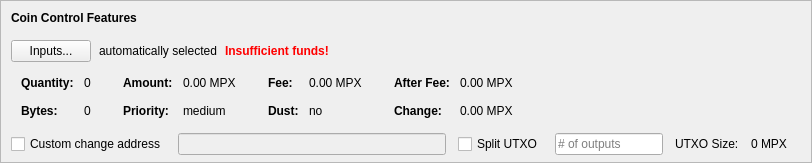
    <widget class="QFrame" name="frameCoinControl">
     <property name="sizePolicy">
      <sizepolicy hsizetype="Expanding" vsizetype="Expanding">
       <horstretch>0</horstretch>
       <verstretch>0</verstretch>
      </sizepolicy>
     </property>
     <property name="maximumSize">
      <size>
       <width>16777215</width>
       <height>16777215</height>
      </size>
     </property>
     <property name="frameShape">
      <enum>QFrame::StyledPanel</enum>
     </property>
     <property name="frameShadow">
      <enum>QFrame::Sunken</enum>
     </property>
     <layout class="QVBoxLayout" name="verticalLayoutCoinControl2">
      <property name="spacing">
       <number>0</number>
      </property>
      <property name="leftMargin">
       <number>0</number>
      </property>
      <property name="topMargin">
       <number>0</number>
      </property>
      <property name="rightMargin">
       <number>0</number>
      </property>
      <property name="bottomMargin">
       <number>6</number>
      </property>
      <item>
       <layout class="QVBoxLayout" name="verticalLayoutCoinControl" stretch="0,0,0,0,1">
        <property name="spacing">
         <number>0</number>
        </property>
        <property name="leftMargin">
         <number>10</number>
        </property>
        <property name="topMargin">
         <number>10</number>
        </property>
        <item>
         <layout class="QHBoxLayout" name="horizontalLayoutCoinControl1">
          <property name="bottomMargin">
           <number>15</number>
          </property>
          <item>
           <widget class="QLabel" name="labelCoinControlFeatures">
            <property name="sizePolicy">
             <sizepolicy hsizetype="Preferred" vsizetype="Maximum">
              <horstretch>0</horstretch>
              <verstretch>0</verstretch>
             </sizepolicy>
            </property>
            <property name="font">
             <font>
              <weight>75</weight>
              <bold>true</bold>
             </font>
            </property>
            <property name="styleSheet">
             <string notr="true">font-weight:bold;</string>
            </property>
            <property name="text">
             <string>Coin Control Features</string>
            </property>
           </widget>
          </item>
         </layout>
        </item>
        <item>
         <layout class="QHBoxLayout" name="horizontalLayoutCoinControl2" stretch="0,0,0,0">
          <property name="spacing">
           <number>8</number>
          </property>
          <property name="bottomMargin">
           <number>10</number>
          </property>
          <item>
           <widget class="QPushButton" name="pushButtonCoinControl">
            <property name="styleSheet">
             <string notr="true"/>
            </property>
            <property name="text">
             <string>Inputs...</string>
            </property>
            <property name="autoDefault">
             <bool>false</bool>
            </property>
           </widget>
          </item>
          <item>
           <widget class="QLabel" name="labelCoinControlAutomaticallySelected">
            <property name="text">
             <string>automatically selected</string>
            </property>
            <property name="margin">
             <number>5</number>
            </property>
           </widget>
          </item>
          <item>
           <widget class="QLabel" name="labelCoinControlInsuffFunds">
            <property name="font">
             <font>
              <weight>75</weight>
              <bold>true</bold>
             </font>
            </property>
            <property name="styleSheet">
             <string notr="true">color:red;font-weight:bold;</string>
            </property>
            <property name="text">
             <string>Insufficient funds!</string>
            </property>
            <property name="margin">
             <number>5</number>
            </property>
           </widget>
          </item>
          <item>
           <spacer name="horizontalSpacerCoinControl">
            <property name="orientation">
             <enum>Qt::Horizontal</enum>
            </property>
            <property name="sizeHint" stdset="0">
             <size>
              <width>40</width>
              <height>1</height>
             </size>
            </property>
           </spacer>
          </item>
         </layout>
        </item>
        <item>
         <widget class="QWidget" name="widgetCoinControl" native="true">
          <property name="sizePolicy">
           <sizepolicy hsizetype="Preferred" vsizetype="Preferred">
            <horstretch>0</horstretch>
            <verstretch>0</verstretch>
           </sizepolicy>
          </property>
          <property name="minimumSize">
           <size>
            <width>0</width>
            <height>0</height>
           </size>
          </property>
          <property name="styleSheet">
           <string notr="true"/>
          </property>
          <layout class="QHBoxLayout" name="horizontalLayoutCoinControl5">
           <property name="leftMargin">
            <number>0</number>
           </property>
           <property name="topMargin">
            <number>0</number>
           </property>
           <property name="rightMargin">
            <number>0</number>
           </property>
           <property name="bottomMargin">
            <number>0</number>
           </property>
           <item>
            <layout class="QHBoxLayout" name="horizontalLayoutCoinControl3" stretch="0,0,0,1">
             <property name="spacing">
              <number>20</number>
             </property>
             <property name="topMargin">
              <number>0</number>
             </property>
             <property name="bottomMargin">
              <number>10</number>
             </property>
             <item>
              <layout class="QFormLayout" name="formLayoutCoinControl1">
               <property name="horizontalSpacing">
                <number>10</number>
               </property>
               <property name="verticalSpacing">
                <number>14</number>
               </property>
               <property name="leftMargin">
                <number>10</number>
               </property>
               <property name="topMargin">
                <number>4</number>
               </property>
               <property name="rightMargin">
                <number>6</number>
               </property>
               <item row="0" column="0">
                <widget class="QLabel" name="labelCoinControlQuantityText">
                 <property name="font">
                  <font>
                   <weight>75</weight>
                   <bold>true</bold>
                  </font>
                 </property>
                 <property name="text">
                  <string>Quantity:</string>
                 </property>
                 <property name="margin">
                  <number>0</number>
                 </property>
                </widget>
               </item>
               <item row="0" column="1">
                <widget class="QLabel" name="labelCoinControlQuantity">
                 <property name="cursor">
                  <cursorShape>IBeamCursor</cursorShape>
                 </property>
                 <property name="contextMenuPolicy">
                  <enum>Qt::ActionsContextMenu</enum>
                 </property>
                 <property name="text">
                  <string notr="true">0</string>
                 </property>
                 <property name="margin">
                  <number>0</number>
                 </property>
                 <property name="textInteractionFlags">
                  <set>Qt::LinksAccessibleByMouse|Qt::TextSelectableByKeyboard|Qt::TextSelectableByMouse</set>
                 </property>
                </widget>
               </item>
               <item row="1" column="0">
                <widget class="QLabel" name="labelCoinControlBytesText">
                 <property name="font">
                  <font>
                   <weight>75</weight>
                   <bold>true</bold>
                  </font>
                 </property>
                 <property name="text">
                  <string>Bytes:</string>
                 </property>
                </widget>
               </item>
               <item row="1" column="1">
                <widget class="QLabel" name="labelCoinControlBytes">
                 <property name="cursor">
                  <cursorShape>IBeamCursor</cursorShape>
                 </property>
                 <property name="contextMenuPolicy">
                  <enum>Qt::ActionsContextMenu</enum>
                 </property>
                 <property name="text">
                  <string notr="true">0</string>
                 </property>
                 <property name="textInteractionFlags">
                  <set>Qt::LinksAccessibleByMouse|Qt::TextSelectableByKeyboard|Qt::TextSelectableByMouse</set>
                 </property>
                </widget>
               </item>
              </layout>
             </item>
             <item>
              <layout class="QFormLayout" name="formLayoutCoinControl2">
               <property name="horizontalSpacing">
                <number>10</number>
               </property>
               <property name="verticalSpacing">
                <number>14</number>
               </property>
               <property name="leftMargin">
                <number>6</number>
               </property>
               <property name="topMargin">
                <number>4</number>
               </property>
               <property name="rightMargin">
                <number>6</number>
               </property>
               <item row="0" column="0">
                <widget class="QLabel" name="labelCoinControlAmountText">
                 <property name="font">
                  <font>
                   <weight>75</weight>
                   <bold>true</bold>
                  </font>
                 </property>
                 <property name="text">
                  <string>Amount:</string>
                 </property>
                 <property name="margin">
                  <number>0</number>
                 </property>
                </widget>
               </item>
               <item row="0" column="1">
                <widget class="QLabel" name="labelCoinControlAmount">
                 <property name="cursor">
                  <cursorShape>IBeamCursor</cursorShape>
                 </property>
                 <property name="contextMenuPolicy">
                  <enum>Qt::ActionsContextMenu</enum>
                 </property>
                 <property name="text">
                  <string notr="true">0.00 MPX</string>
                 </property>
                 <property name="textInteractionFlags">
                  <set>Qt::LinksAccessibleByMouse|Qt::TextSelectableByKeyboard|Qt::TextSelectableByMouse</set>
                 </property>
                </widget>
               </item>
               <item row="1" column="0">
                <widget class="QLabel" name="labelCoinControlPriorityText">
                 <property name="font">
                  <font>
                   <weight>75</weight>
                   <bold>true</bold>
                  </font>
                 </property>
                 <property name="text">
                  <string>Priority:</string>
                 </property>
                </widget>
               </item>
               <item row="1" column="1">
                <widget class="QLabel" name="labelCoinControlPriority">
                 <property name="cursor">
                  <cursorShape>IBeamCursor</cursorShape>
                 </property>
                 <property name="contextMenuPolicy">
                  <enum>Qt::ActionsContextMenu</enum>
                 </property>
                 <property name="text">
                  <string>medium</string>
                 </property>
                 <property name="textInteractionFlags">
                  <set>Qt::LinksAccessibleByMouse|Qt::TextSelectableByKeyboard|Qt::TextSelectableByMouse</set>
                 </property>
                </widget>
               </item>
              </layout>
             </item>
             <item>
              <layout class="QFormLayout" name="formLayoutCoinControl3">
               <property name="horizontalSpacing">
                <number>10</number>
               </property>
               <property name="verticalSpacing">
                <number>14</number>
               </property>
               <property name="leftMargin">
                <number>6</number>
               </property>
               <property name="topMargin">
                <number>4</number>
               </property>
               <property name="rightMargin">
                <number>6</number>
               </property>
               <item row="0" column="0">
                <widget class="QLabel" name="labelCoinControlFeeText">
                 <property name="font">
                  <font>
                   <weight>75</weight>
                   <bold>true</bold>
                  </font>
                 </property>
                 <property name="text">
                  <string>Fee:</string>
                 </property>
                 <property name="margin">
                  <number>0</number>
                 </property>
                </widget>
               </item>
               <item row="0" column="1">
                <widget class="QLabel" name="labelCoinControlFee">
                 <property name="cursor">
                  <cursorShape>IBeamCursor</cursorShape>
                 </property>
                 <property name="contextMenuPolicy">
                  <enum>Qt::ActionsContextMenu</enum>
                 </property>
                 <property name="text">
                  <string notr="true">0.00 MPX</string>
                 </property>
                 <property name="textInteractionFlags">
                  <set>Qt::LinksAccessibleByMouse|Qt::TextSelectableByKeyboard|Qt::TextSelectableByMouse</set>
                 </property>
                </widget>
               </item>
               <item row="1" column="0">
                <widget class="QLabel" name="labelCoinControlLowOutputText">
                 <property name="font">
                  <font>
                   <weight>75</weight>
                   <bold>true</bold>
                  </font>
                 </property>
                 <property name="text">
                  <string>Dust:</string>
                 </property>
                </widget>
               </item>
               <item row="1" column="1">
                <widget class="QLabel" name="labelCoinControlLowOutput">
                 <property name="cursor">
                  <cursorShape>IBeamCursor</cursorShape>
                 </property>
                 <property name="contextMenuPolicy">
                  <enum>Qt::ActionsContextMenu</enum>
                 </property>
                 <property name="text">
                  <string>no</string>
                 </property>
                 <property name="textInteractionFlags">
                  <set>Qt::LinksAccessibleByMouse|Qt::TextSelectableByKeyboard|Qt::TextSelectableByMouse</set>
                 </property>
                </widget>
               </item>
              </layout>
             </item>
             <item>
              <layout class="QFormLayout" name="formLayoutCoinControl4">
               <property name="horizontalSpacing">
                <number>10</number>
               </property>
               <property name="verticalSpacing">
                <number>14</number>
               </property>
               <property name="leftMargin">
                <number>6</number>
               </property>
               <property name="topMargin">
                <number>4</number>
               </property>
               <property name="rightMargin">
                <number>6</number>
               </property>
               <item row="0" column="0">
                <widget class="QLabel" name="labelCoinControlAfterFeeText">
                 <property name="font">
                  <font>
                   <weight>75</weight>
                   <bold>true</bold>
                  </font>
                 </property>
                 <property name="text">
                  <string>After Fee:</string>
                 </property>
                 <property name="margin">
                  <number>0</number>
                 </property>
                </widget>
               </item>
               <item row="0" column="1">
                <widget class="QLabel" name="labelCoinControlAfterFee">
                 <property name="cursor">
                  <cursorShape>IBeamCursor</cursorShape>
                 </property>
                 <property name="contextMenuPolicy">
                  <enum>Qt::ActionsContextMenu</enum>
                 </property>
                 <property name="text">
                  <string notr="true">0.00 MPX</string>
                 </property>
                 <property name="textInteractionFlags">
                  <set>Qt::LinksAccessibleByMouse|Qt::TextSelectableByKeyboard|Qt::TextSelectableByMouse</set>
                 </property>
                </widget>
               </item>
               <item row="1" column="0">
                <widget class="QLabel" name="labelCoinControlChangeText">
                 <property name="font">
                  <font>
                   <weight>75</weight>
                   <bold>true</bold>
                  </font>
                 </property>
                 <property name="text">
                  <string>Change:</string>
                 </property>
                </widget>
               </item>
               <item row="1" column="1">
                <widget class="QLabel" name="labelCoinControlChange">
                 <property name="cursor">
                  <cursorShape>IBeamCursor</cursorShape>
                 </property>
                 <property name="contextMenuPolicy">
                  <enum>Qt::ActionsContextMenu</enum>
                 </property>
                 <property name="text">
                  <string notr="true">0.00 MPX</string>
                 </property>
                 <property name="textInteractionFlags">
                  <set>Qt::LinksAccessibleByMouse|Qt::TextSelectableByKeyboard|Qt::TextSelectableByMouse</set>
                 </property>
                </widget>
               </item>
              </layout>
             </item>
            </layout>
           </item>
          </layout>
         </widget>
        </item>
        <item>
         <layout class="QHBoxLayout" name="horizontalLayoutCoinControl4" stretch="0,0,0,0,0,0,0">
          <property name="spacing">
           <number>12</number>
          </property>
          <property name="sizeConstraint">
           <enum>QLayout::SetDefaultConstraint</enum>
          </property>
          <property name="topMargin">
           <number>5</number>
          </property>
          <property name="rightMargin">
           <number>5</number>
          </property>
          <item>
           <widget class="QCheckBox" name="checkBoxCoinControlChange">
            <property name="toolTip">
             <string>If this is activated, but the change address is empty or invalid, change will be sent to a newly generated address.</string>
            </property>
            <property name="text">
             <string>Custom change address</string>
            </property>
           </widget>
          </item>
          <item>
           <widget class="QValidatedLineEdit" name="lineEditCoinControlChange">
            <property name="enabled">
             <bool>false</bool>
            </property>
            <property name="sizePolicy">
             <sizepolicy hsizetype="Expanding" vsizetype="Fixed">
              <horstretch>0</horstretch>
              <verstretch>0</verstretch>
             </sizepolicy>
            </property>
           </widget>
          </item>
          <item>
           <widget class="QCheckBox" name="splitBlockCheckBox">
            <property name="text">
             <string>Split UTXO</string>
            </property>
           </widget>
          </item>
          <item>
           <widget class="QLineEdit" name="splitBlockLineEdit">
            <property name="sizePolicy">
             <sizepolicy hsizetype="Fixed" vsizetype="Fixed">
              <horstretch>50</horstretch>
              <verstretch>0</verstretch>
             </sizepolicy>
            </property>
            <property name="placeholderText">
             <string># of outputs</string>
            </property>
           </widget>
          </item>
          <item>
           <widget class="QLabel" name="labelBlockSizeText">
            <property name="text">
             <string>UTXO Size:</string>
            </property>
           </widget>
          </item>
          <item>
           <widget class="QLabel" name="labelBlockSize">
            <property name="text">
             <string>0 MPX</string>
            </property>
           </widget>
          </item>
          <item>
           <widget class="QLabel" name="labelCoinControlChangeLabel">
            <property name="sizePolicy">
             <sizepolicy hsizetype="Preferred" vsizetype="Expanding">
              <horstretch>0</horstretch>
              <verstretch>0</verstretch>
             </sizepolicy>
            </property>
            <property name="minimumSize">
             <size>
              <width>0</width>
              <height>0</height>
             </size>
            </property>
            <property name="text">
             <string/>
            </property>
            <property name="margin">
             <number>3</number>
            </property>
           </widget>
          </item>
         </layout>
        </item>
        <item>
         <spacer name="verticalSpacerCoinControl">
          <property name="orientation">
           <enum>Qt::Vertical</enum>
          </property>
          <property name="sizeHint" stdset="0">
           <size>
            <width>800</width>
            <height>1</height>
           </size>
          </property>
         </spacer>
        </item>
       </layout>
      </item>
     </layout>
    </widget>
